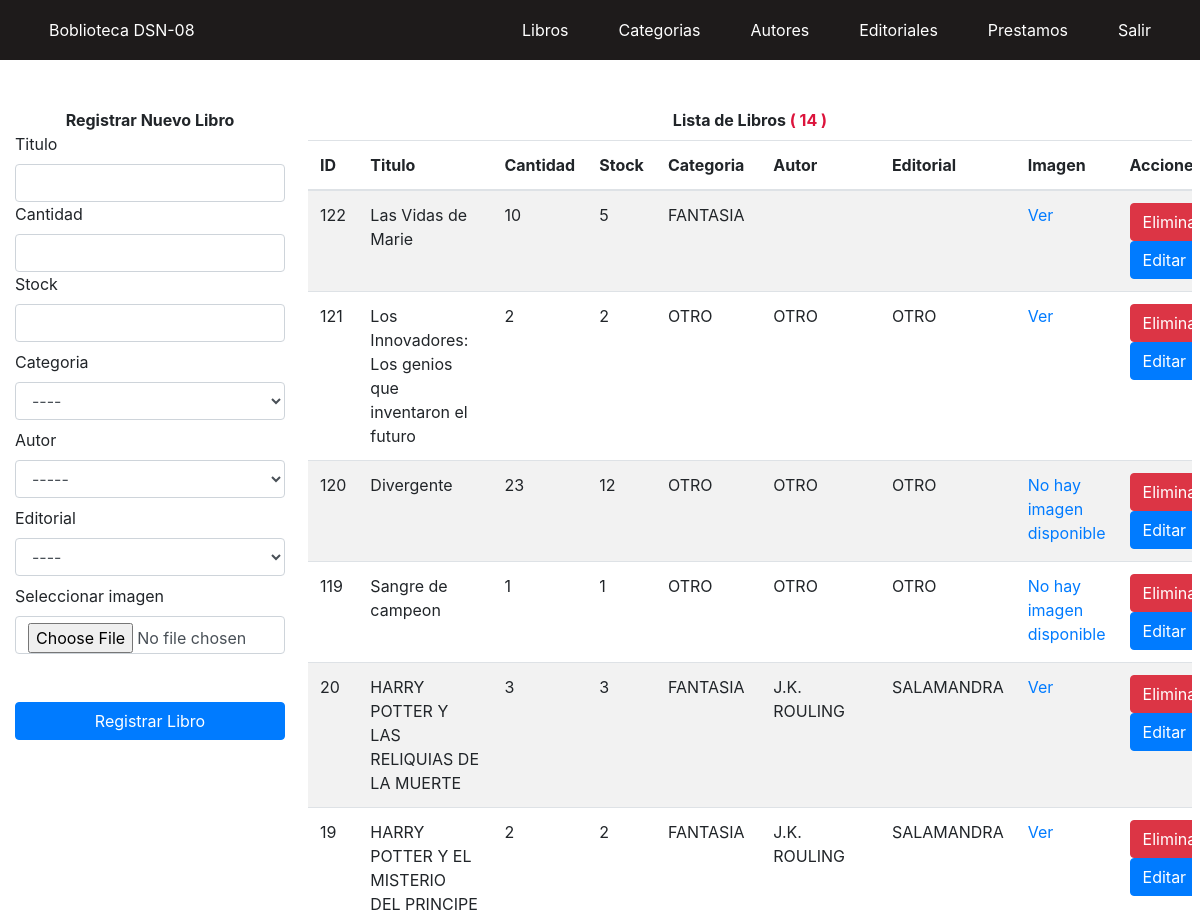
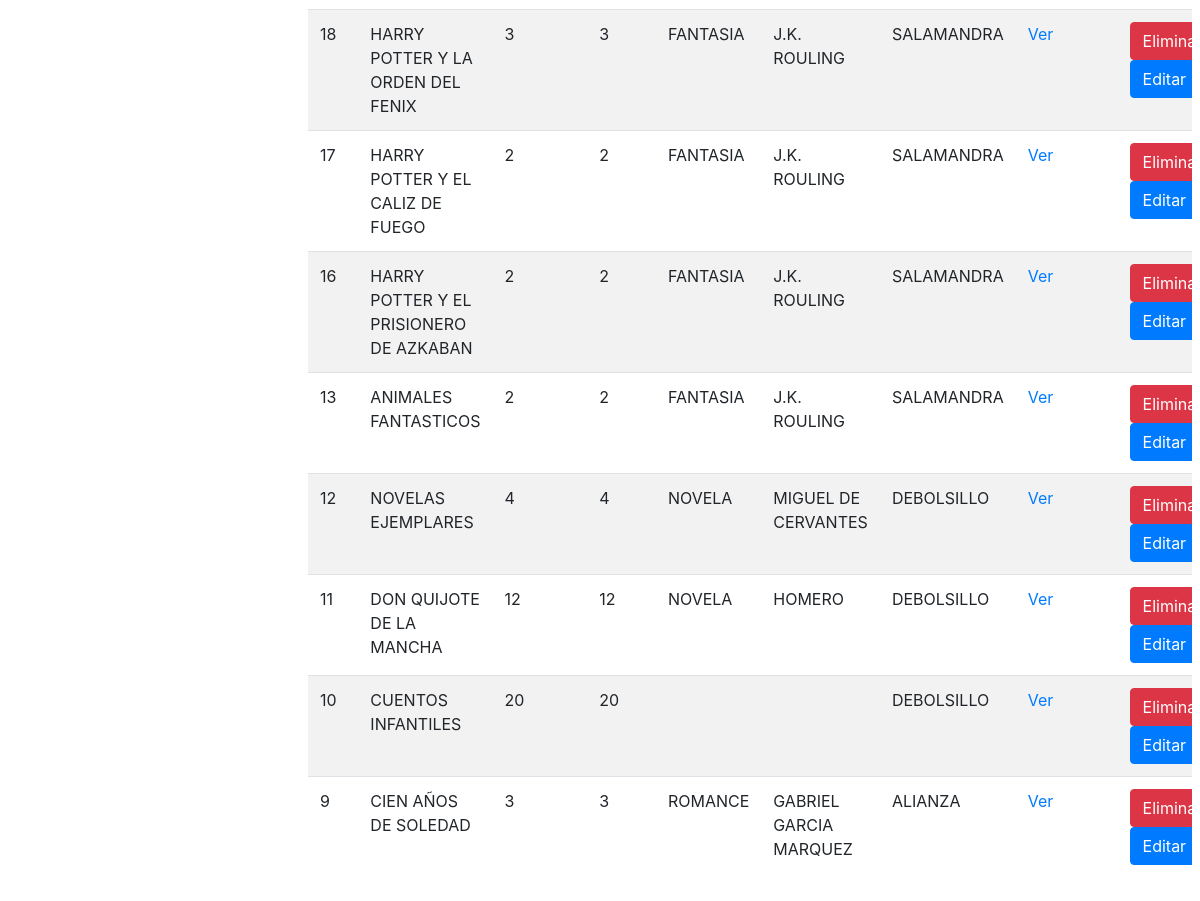
Screenshot of /admin/libros.php with the database file from the repository (2 pictures, top to bottom).
### tables this page shows
CREATE TABLE `libro` (
  `id` int(11) NOT NULL,
  `titulo` text NOT NULL,
  `cantidad` int(11) NOT NULL,
  `stock` int(11) NOT NULL,
  `idcategoria` int(11) DEFAULT NULL,
  `idautor` int(11) DEFAULT NULL,
  `ideditorial` int(11) DEFAULT NULL,
  `imagen` text DEFAULT NULL
);

CREATE TABLE `categoria` (
  `id` int(11) NOT NULL,
  `nombre` text NOT NULL
);

CREATE TABLE `autor` (
  `id` int(11) NOT NULL,
  `nombre` text NOT NULL
);

CREATE TABLE `editorial` (
  `id` int(11) NOT NULL,
  `nombre` text NOT NULL
);

### admin/libros.php (shortened to what this page needs)
<!DOCTYPE html>
<html>
<head>
  <link rel="stylesheet" type="text/css" href="../css/bootstrap.css">
  <link rel="stylesheet" type="text/css" href="../css/cargando.css">
  <link rel="stylesheet" type="text/css" href="../css/maquinawrite.css">
  <link rel="stylesheet" href="css/estilosnav.css">
</head>
<body id="library">
  <?php include "../templates/cabeceraadmin.php"; ?>
  <div class="container mt-5 p-8">
  <?php
    include('../templates/conexion.php');
    $sql='SELECT libro.id as id, libro.titulo as titulo, libro.cantidad
    as cantidad, libro.stock as stock,
    categoria.nombre as categoria,
    autor.nombre as autor,
    editorial.nombre as editorial,
    libro.imagen as imagen,
    categoria.id as idcategoria,
    autor.id as idautor,
    editorial.id as ideditorial
    FROM libro
    left join categoria on libro.idcategoria=categoria.id
    left join autor on libro.idautor=autor.id
    left join editorial on libro.ideditorial=editorial.id
    ORDER BY id DESC';
    $queryLibro = mysqli_query($conexion, $sql);
    $cantidad     = mysqli_num_rows($queryLibro);
  ?>
<div class="contenido">
    <div class="row text-center" >
      <div class="col-md-3">
        <strong>Registrar Nuevo Libro</strong>
      </div>
      <div class="col-md-9">
        <strong>Lista de Libros <span style="color: crimson">  ( <?php echo $cantidad; ?> )</span> </strong>
      </div>
    </div>
    <div class="row clearfix">
    <div class="col-lg-12 col-md-12 col-sm-12 col-xs-12">
      <div class="body">
          <div class="row clearfix">
            <div class="col-sm-3">
            <?php include('componentes/registrarLibro.php');  ?>
            </div>
              <div class="col-sm-9">
                  <div class="row">
                    <div class="col-md-12 p-2">
                    <div class="table-responsive">
                        <table class="table table-striped table-hover">
                            <thead>
                              <tr>
                                <th scope="col">ID</th>
                                <th scope="col">Titulo</th>
                                <th scope="col">Cantidad</th>
                                <th scope="col">Stock</th>
                                <th scope="col">Categoria</th>
                                <th scope="col">Autor</th>
                                <th scope="col">Editorial</th>
                                <th scope="col">Imagen</th>
                                <th scope="col">Acciones</th>
                              </tr>
                            </thead>
                            <tbody>
                            <?php
                                while ($dataLibro = mysqli_fetch_array($queryLibro)) { ?>
                            <tr>
                              <td><?php echo $dataLibro['id']; ?></td>
                              <td><?php echo $dataLibro['titulo']; ?></td>
                              <td><?php echo $dataLibro['cantidad']; ?></td>
                              <td><?php echo $dataLibro['stock']; ?></td>
                              <td><?php echo $dataLibro['categoria']; ?></td>
                              <td><?php echo $dataLibro['autor']; ?></td>
                              <td><?php echo $dataLibro['editorial']; ?></td>
                              <td>
                                <?php
                                  if($dataLibro['imagen'] != "img/libros/")
                                  {
                                ?>
                                  <a href="componentes/<?php echo $dataLibro['imagen']; ?>">Ver</a>
                                <?php
                                  } else {
                                ?>
                                  <a href="componentes/img/libros/no_image.webp">No hay imagen disponible</a>
                                <?php
                                  }
                                ?>
                              </td>
                              <td>
                                  <button type="button" class="btn btn-danger" data-toggle="modal"
                                    data-target="#deleteChildresn<?php echo $dataLibro['id']; ?>">
                                      Eliminar
                                  </button>
                                  <button type="button" class="btn btn-primary" data-toggle="modal"
                                    data-target="#editChildresn" onclick=
                                    "editar('<?php echo $dataLibro['titulo']; ?>', '<?php echo $dataLibro['idcategoria']; ?>', '<?php echo $dataLibro['idautor']; ?>','<?php echo $dataLibro['ideditorial']; ?>')">
                                      Editar
                                  </button>
                              </td>
                            </tr>
                          <?php } ?>
                      </table>
                  </div>
                </div>
            </div>
            </div>
        </div>
    </div>
  </div>
</div>
</div>
</body>
</html>

### templates/cabeceraadmin.php
<link rel="stylesheet" href="../css/estilosnav.css">
<nav>
    <div class="navbar-left">
        <ul>
            <li><a href="../home.php">Boblioteca DSN-08</a></li>
        </ul>
    </div>
    <div class="navbar-right">
        <ul>
            <li><a href="libros.php">Libros</a></li>
            <li><a href="#">Categorias</a></li>
            <li><a href="#">Autores</a></li>
            <li><a href="#">Editoriales</a></li>
            <li><a href="#">Prestamos</a></li>
            <li><a href="../logout.php">Salir</a></li>
        </ul>
    </div>
</nav>

### admin/componentes/registrarLibro.php (shortened to what this page needs)
<form name="form-data" action="componentes/recibLibro.php" method="POST" enctype="multipart/form-data">
    <div class="row">
        <div class="col-md-12">
            <label for="name" class="form-label">Titulo</label>
            <input type="text" class="form-control" name="titulo" autofocus required>
        </div>
        <div class="col-md-12">
            <label for="cantidad" class="form-label">Cantidad</label>
            <input type="number" class="form-control" name="cantidad" required>
        </div>
        <div class="col-md-12">
            <label for="stock" class="form-label">Stock</label>
            <input type="number" class="form-control" name="stock" required>
        </div>
        <div class="col-md-12 mt-2">
            <label for="idcategoria" class="form-label">Categoria</label>
            <select name="idcategoria"  class="form-control" required>
                <option value="0">----</option>
            </select>
        </div>
        <div class="col-md-12 mt-2">
            <label for="idautor" class="form-label">Autor</label>
            <select name="idautor"  class="form-control">
                <option value="0">-----</option>
            </select>
        </div>
        <div class="col-md-12 mt-2">
            <label for="ideditorial" class="form-label">Editorial</label>
            <select name="ideditorial" class="form-control">
                <option value="0">----</option>
            </select>
        </div>
        <div class="col-md-12 mt-2">
            <label for="imagen" class="form-label">Seleccionar imagen</label>
            <input type="file" class="form-control" name="imagen" >
        </div>
        </div>
        <div class="row justify-content-start text-center mt-5">
            <div class="col-12">
                <button class="btn btn-primary btn-block" id="btnEnviar">
                    Registrar Libro
                </button>
            </div>
    </div>
</form>

### css/estilosnav.css (style rules this page uses)
nav { display: flex; justify-content: space-between; padding: 0 24px; background: #1e1b1b; }
.navbar-left ul, .navbar-right ul { list-style: none; padding: 0; margin: 0; display: flex; align-items: center; height: 60px; }
.navbar-left ul li a, .navbar-right ul li a { text-decoration: none; color: #ffffff; padding: 25px; border-radius: 8px; }

### rows the page displays
libro: id "122", titulo "Las Vidas de Marie", cantidad "10", stock "5", idcategoria.nombre "FANTASIA"
libro: id "121", titulo "Los Innovadores: Los genios que inventaron el futuro", cantidad "2", stock "2", idcategoria.nombre "OTRO", idautor.nombre "OTRO", ideditorial.nombre "OTRO"
libro: id "120", titulo "Divergente", cantidad "23", stock "12", idcategoria.nombre "OTRO", idautor.nombre "OTRO", ideditorial.nombre "OTRO", imagen "No hay imagen disponible"
libro: id "119", titulo "Sangre de campeon", cantidad "1", stock "1", idcategoria.nombre "OTRO", idautor.nombre "OTRO", ideditorial.nombre "OTRO", imagen "No hay imagen disponible"
libro: id "20", titulo "HARRY POTTER Y LAS RELIQUIAS DE LA MUERTE", cantidad "3", stock "3", idcategoria.nombre "FANTASIA", idautor.nombre "J.K. ROULING", ideditorial.nombre "SALAMANDRA"
libro: id "19", titulo "HARRY POTTER Y EL MISTERIO DEL PRINCIPE", cantidad "2", stock "2", idcategoria.nombre "FANTASIA", idautor.nombre "J.K. ROULING", ideditorial.nombre "SALAMANDRA"
libro: id "18", titulo "HARRY POTTER Y LA ORDEN DEL FENIX", cantidad "3", stock "3", idcategoria.nombre "FANTASIA", idautor.nombre "J.K. ROULING", ideditorial.nombre "SALAMANDRA"
libro: id "17", titulo "HARRY POTTER Y EL CALIZ DE FUEGO", cantidad "2", stock "2", idcategoria.nombre "FANTASIA", idautor.nombre "J.K. ROULING", ideditorial.nombre "SALAMANDRA"
libro: id "16", titulo "HARRY POTTER Y EL PRISIONERO DE AZKABAN", cantidad "2", stock "2", idcategoria.nombre "FANTASIA", idautor.nombre "J.K. ROULING", ideditorial.nombre "SALAMANDRA"
libro: id "13", titulo "ANIMALES FANTASTICOS", cantidad "2", stock "2", idcategoria.nombre "FANTASIA", idautor.nombre "J.K. ROULING", ideditorial.nombre "SALAMANDRA"
libro: id "12", titulo "NOVELAS EJEMPLARES", cantidad "4", stock "4", idcategoria.nombre "NOVELA", idautor.nombre "MIGUEL DE CERVANTES", ideditorial.nombre "DEBOLSILLO"
libro: id "11", titulo "DON QUIJOTE DE LA MANCHA", cantidad "12", stock "12", idcategoria.nombre "NOVELA", idautor.nombre "HOMERO", ideditorial.nombre "DEBOLSILLO"
libro: id "10", titulo "CUENTOS INFANTILES", cantidad "20", stock "20", ideditorial.nombre "DEBOLSILLO"
libro: id "9", titulo "CIEN AÑOS DE SOLEDAD", cantidad "3", stock "3", idcategoria.nombre "ROMANCE", idautor.nombre "GABRIEL GARCIA MARQUEZ", ideditorial.nombre "ALIANZA"

### other values shown
$cantidad "14"
